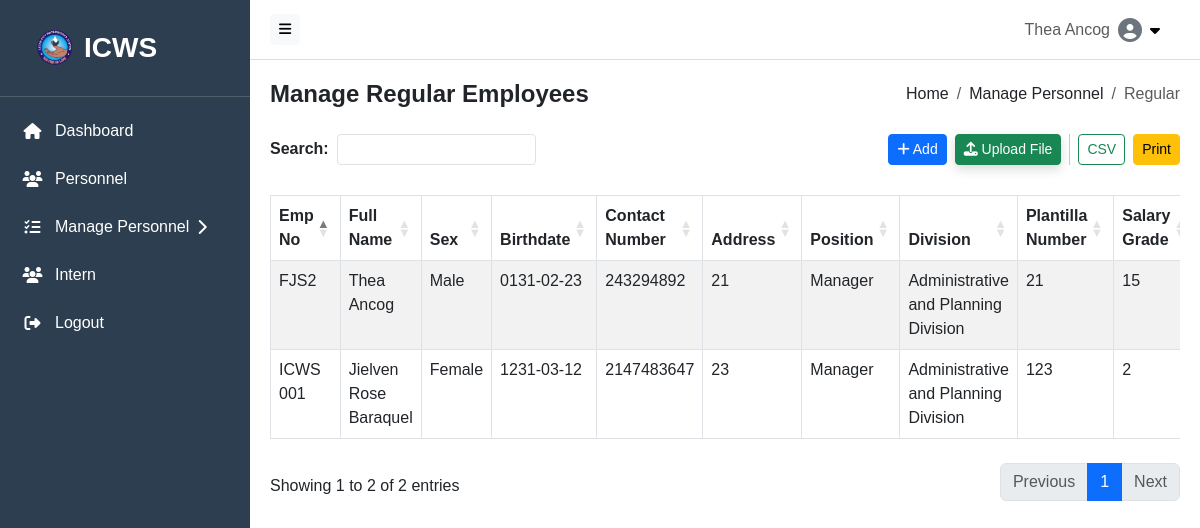
The page /src/components/manage_regEmp.php (signed in) on the database as committed earlier.
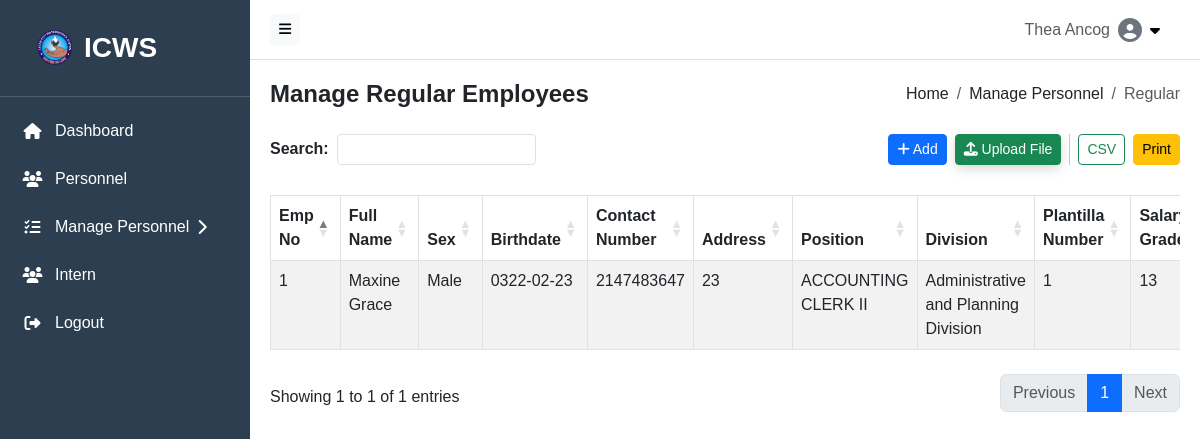
The same page on the database as committed later.
### tables this page shows
CREATE TABLE `reg_emp` (
  `regEmp_id` int(5) NOT NULL,
  `personnel_id` int(5) DEFAULT NULL,
  `salary_id` int(5) DEFAULT NULL,
  `plantillaNo` int(5) DEFAULT NULL,
  `acaPera` int(5) DEFAULT NULL,
  `createdAt` timestamp NOT NULL DEFAULT current_timestamp(),
  `updatedAt` timestamp NOT NULL DEFAULT current_timestamp() ON UPDATE current_timestamp()
);

CREATE TABLE `personnel` (
  `personnel_id` int(5) NOT NULL,
  `Emp_No` varchar(10) NOT NULL,
  `emp_type` enum('Regular','Job Order','Contract') NOT NULL,
  `emp_status` enum('Active','Inactive') NOT NULL,
  `full_name` varchar(255) DEFAULT NULL,
  `position` varchar(255) DEFAULT NULL,
  `division` varchar(255) DEFAULT NULL,
  `contact_number` int(11) DEFAULT NULL,
  `sex` enum('Male','Female') DEFAULT NULL,
  `birthdate` date DEFAULT NULL,
  `address` varchar(255) DEFAULT NULL,
  `profile_picture` varchar(255) NOT NULL,
  `createdAt` timestamp NOT NULL DEFAULT current_timestamp() ON UPDATE current_timestamp(),
  `updatedAt` timestamp NOT NULL DEFAULT current_timestamp() ON UPDATE current_timestamp()
);

CREATE TABLE `salary` (
  `salary_id` int(5) NOT NULL,
  `personnel_id` int(5) DEFAULT NULL,
  `salaryGrade` int(2) DEFAULT NULL,
  `step` enum('1','2','3','4','5','6','7','8') DEFAULT NULL,
  `level` int(2) DEFAULT NULL,
  `monthlySalary` bigint(8) NOT NULL,
  `createdAt` timestamp NOT NULL DEFAULT current_timestamp() ON UPDATE current_timestamp(),
  `updatedAt` timestamp NOT NULL DEFAULT current_timestamp() ON UPDATE current_timestamp()
);

### src/components/manage_regEmp.php (the view, shortened to what this page needs)
<?php
include_once __DIR__ . '/../../backend/db.php';
$regulars = [];
$result = $conn->query("
  SELECT
    p.Emp_No,
    p.full_name,
    p.sex,
    p.birthdate,
    p.contact_number,
    p.address,
    p.position,
    p.division,
    r.plantillaNo,
    s.salaryGrade,
    s.step,
    s.level,
    r.acaPera,
    s.monthlySalary
  FROM reg_emp r
  JOIN personnel p ON r.personnel_id = p.personnel_id
  JOIN salary s ON r.salary_id = s.salary_id
  ORDER BY p.personnel_id DESC, p.full_name ASC
  ");
  if ($result && $result->num_rows > 0) {
      while ($row = $result->fetch_assoc()) {
          $regulars[] = $row;
      }
  }  else {
    echo "No records found.";
    var_dump($result);
  }
?>
<!DOCTYPE html>
<html lang="en">
<head>
  <link rel="stylesheet" href="https://cdn.jsdelivr.net/npm/bootstrap@5.3.0/dist/css/bootstrap.min.css">
  <link rel="stylesheet" href="https://cdnjs.cloudflare.com/ajax/libs/font-awesome/6.4.0/css/all.min.css">
  <link rel="stylesheet" href="https://cdn.datatables.net/1.13.6/css/dataTables.bootstrap5.min.css">
  <link rel="stylesheet" href="https://cdn.datatables.net/buttons/2.4.1/css/buttons.bootstrap5.min.css">
</head>
<body>
<?php include __DIR__ . '/../hero/navbar.php'; ?>
<?php include __DIR__ . '/../hero/sidebar.php'; ?>
<div class="content" id="content">
  <div class="d-flex justify-content-between align-items-center flex-wrap mb-3">
    <h4 class="mb-0 fw-bold">Manage Regular Employees</h4>
    <nav aria-label="breadcrumb">
      <ol class="breadcrumb mb-0">
        <li class="breadcrumb-item"><a class="breadcrumb-link" href="http://localhost/ICWS-Personnel-Profiling/src/hero/home.php">Home</a></li>
        <li class="breadcrumb-item"><a class="breadcrumb-link" href="http://localhost/ICWS-Personnel-Profiling/src/components/personnel_record.php">Manage Personnel</a></li>
        <li class="breadcrumb-item active" aria-current="page">Regular</li>
      </ol>
    </nav>
  </div>
  <div class="search-buttons-container row align-items-center mb-4">
    <div class="col-md-6 d-flex align-items-center gap-2">
      <label for="searchInput" class="form-label mb-0"><strong>Search:</strong></label>
      <div id="customSearchContainer"></div>
    </div>
    <div class="col-md-6 text-end">
      <div class="d-flex flex-wrap justify-content-end align-items-center gap-2">
        <button class="btn btn-primary btn-sm" onclick="window.location.href='http://localhost/ICWS-Personnel-Profiling/src/components/add_regular_employee.php'"><i class="fas fa-plus"></i> Add</button>
        <button class="btn btn-success btn-sm shadow-custom text-white" style="background-color: success;" data-bs-toggle="modal" data-bs-target="#uploadModal">
          <i class="fas fa-upload"></i> Upload File
        </button>
        <button class="btn btn-outline-success export-btn btn-sm" data-type="csv">CSV</button>
        <button class="btn btn-warning btn-sm" onclick="window.location.href='http://localhost/ICWS-Personnel-Profiling/src/components/print.php'"">
          Print
        </button>
      </div>
    </div>
  </div>
  <div class="table-container">
    <table class="table table-striped table-bordered" id="personnelTable">
      <thead>
        <tr>
          <th>Emp No</th>
          <th>Full Name</th>
          <th>Sex</th>
          <th>Birthdate</th>
          <th>Contact Number</th>
          <th>Address</th>
          <th>Position</th>
          <th>Division</th>
          <th>Plantilla Number</th>
          <th>Salary Grade</th>
        </tr>
      </thead>
      <tbody>
      <?php foreach ($regulars as $index => $p): ?>
        <tr>
          <td><?= htmlspecialchars($p['Emp_No']) ?></td>
          <td><?= htmlspecialchars($p['full_name']) ?></td>
          <td><?= htmlspecialchars($p['sex']) ?></td>
          <td><?= htmlspecialchars($p['birthdate']) ?></td>
          <td><?= htmlspecialchars($p['contact_number']) ?></td>
          <td><?= htmlspecialchars($p['address']) ?></td>
          <td><?= htmlspecialchars($p['position']) ?></td>
          <td><?= htmlspecialchars($p['division']) ?></td>
          <td><?= htmlspecialchars($p['plantillaNo']) ?></td>
          <td><?= htmlspecialchars($p['salaryGrade']) ?></td>
        </tr>
      <?php endforeach; ?>
      </tbody>
    </table>
  </div>
</div>
</body>
</html>

### src/hero/navbar.php (shortened to what this page needs)
<?php
$fullName = $_SESSION['fullName'] ?? 'Guest';
?>
<div class="navbar-custom" id="navbar">
    <div class="title">
        <button class="btn btn-sm btn-light" id="toggleSidebar" style="margin-left: 5px;">
            <i class="fas fa-bars"></i>
        </button>
    </div>
    <div class="navbar-actions">
        <div class="admin-info dropdown">
            <span class="text-muted">
                <?php echo htmlspecialchars($fullName); ?>
            </span>
            <i class="fas fa-user-circle fs-4 text-secondary"></i>
            <i class="fas fa-caret-down" type="button" id="dropdownMenuButton" data-bs-toggle="dropdown" aria-expanded="false"></i>
        </div>
    </div>
</div>

### src/hero/sidebar.php (shortened to what this page needs)
<div class="sidebar" id="sidebar">
    <div class="d-flex align-items-center justify-content-start mb-3 ps-3 pt-3">
        <a href="http://localhost/ICWS-Personnel-Profiling/src/hero/home.php" class="text-decoration-none text-white">
            <img src="../../assets/logo.png" alt="ICWS Logo" width="40" height="40" class="me-2">
            <h3 class="m-0 fw-bold">ICWS</h3>
        </a>
    </div>
    <hr class="sidebar-divider">
    <a href="http://localhost/ICWS-Personnel-Profiling/src/hero/home.php" class="<?php echo ($_SERVER['REQUEST_URI'] == 'hero.php') ? 'active' : ''; ?>">
        <i class="fas fa-home"></i> Dashboard
    </a>
    </a><a href="http://localhost/ICWS-Personnel-Profiling/src/components/personnel_record.php" class="<?php echo ($_SERVER['REQUEST_URI'] == '/src/components/personnel_record.php') ? 'active' : ''; ?>">
        <i class="fas fa-users"></i> Personnel
    </a>
    <a href="http://localhost/ICWS-Personnel-Profiling/src/components/manage_regEmp.php" id="manageToggle" class="manage-toggle">
        <i class="fas fa-chevron-right" id="chevron"></i>
        <i class="fas fa-tasks"></i> Manage Personnel
    </a>
    </a><a href="http://localhost/ICWS-Personnel-Profiling/src/components/manage_intern.php" class="<?php echo ($_SERVER['REQUEST_URI'] == '/src/components/manage_intern.php') ? 'active' : ''; ?>">
        <i class="fas fa-users"></i> Intern
    </a>
    <a href="http://localhost/ICWS-Personnel-Profiling/backend/logout.php"><i class="fas fa-sign-out-alt"></i> Logout</a>
</div>

### src/components/manage_regEmp.php (style rules this page uses)
body { font-family: Arial; }
.content { padding: 30px; }
.breadcrumb-link { color: inherit; text-decoration: none; transition: color 0.2s ease; }
.search-buttons-container { margin-top: 25px; }
.shadow-custom { box-shadow: 0 4px 12px rgba(0, 0, 0, 0.15); }

### src/hero/navbar.php (style rules this page uses)
.navbar-custom { position: fixed; top: 0; left: 250px; right: 0; height: 60px; background-color: #ffffff; color: #000; border-bottom: 1px solid #ddd; display: flex; align-items: center; justify-content: space-between; padding: 0 20px 0 15px; z-index: 1000; transition: left 0.3s ease; }
.navbar-custom .title { display: flex; align-items: center; gap: 10px; font-size: 18px; font-weight: 600; }
.navbar-custom .navbar-actions { display: flex; align-items: center; gap: 15px; }
.navbar-custom .admin-info { display: flex; align-items: center; gap: 8px; margin-left: auto; margin-right: 20px; }
#toggleSidebar { margin-left: 5px; }
.content { margin-left: 250px; padding: 20px; margin-top: 60px; transition: margin-left 0.3s ease; }

### src/hero/sidebar.php (style rules this page uses)
.sidebar { position: fixed; top: 0; left: 0; width: 250px; height: 100vh; background: #2C3E50; color: white; z-index: 999; transition: transform 0.3s ease; }
.sidebar a { display: flex; align-items: center; color: white; padding: 12px 20px; text-decoration: none; font-size: 16px; font-weight: 500; transition: background 0.3s; }
.sidebar a i { width: 25px; text-align: center; margin-right: 10px; }
.sidebar .sidebar-divider { border-top: 1px solid #bbb; margin: 10px 0; }
.manage-toggle { display: flex; padding: 12px 15px; text-decoration: none; color: white; white-space: nowrap; width: 100%; }
.manage-toggle i { width: 20px; text-align: center; }
.manage-toggle i:first-child { transition: transform 0.3s ease; margin-right: 10px; }
#chevron { order: 1; }

Rows that differ between the two databases and show on the page:
removed reg_emp: personnel.Emp_No "FJS2", personnel.full_name "Thea Ancog", personnel.sex "Male", personnel.birthdate "0131-02-23", personnel.contact_number "243294892", personnel.address "21", personnel.position "Manager", personnel.division "Administrative and Planning Division", plantillaNo "21", salary.salaryGrade "15"
removed reg_emp: personnel.Emp_No "ICWS 001", personnel.full_name "Jielven Rose Baraquel", personnel.sex "Female", personnel.birthdate "1231-03-12", personnel.contact_number "2147483647", personnel.address "23", personnel.position "Manager", personnel.division "Administrative and Planning Division", plantillaNo "123", salary.salaryGrade "2"
added reg_emp: personnel.Emp_No "1", personnel.full_name "Maxine Grace", personnel.sex "Male", personnel.birthdate "0322-02-23", personnel.contact_number "2147483647", personnel.address "23", personnel.position "ACCOUNTING CLERK II", personnel.division "Administrative and Planning Division", plantillaNo "1", salary.salaryGrade "13"
Other text that changed with them:
text written by a page script: "Showing 1 to 2 of 2 entries Previous 1 Next" → "Showing 1 to 1 of 1 entries Previous 1 Next"
